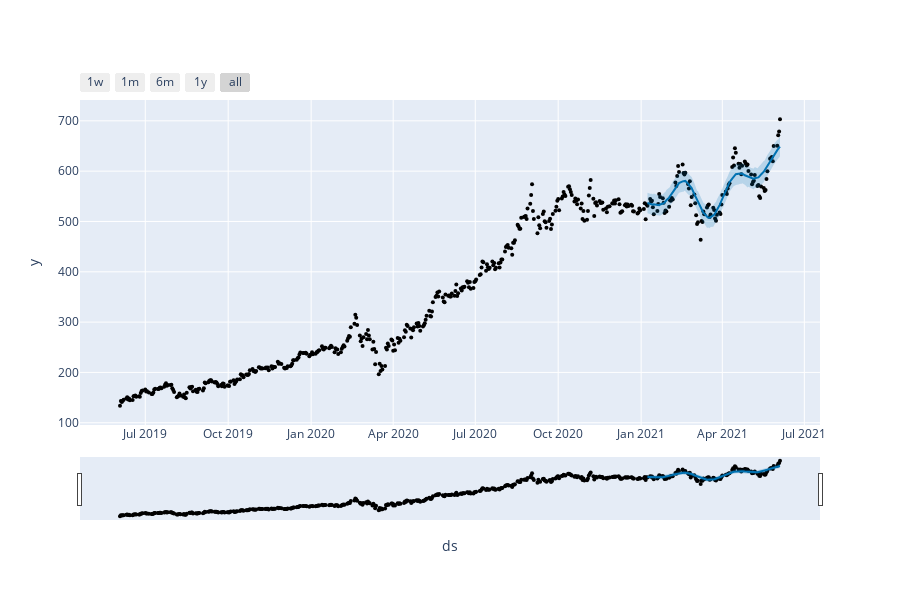

Write notebook code for a chart like this one.
### Code cell
# A better plot than the simple matplotlib
plot_plotly(fbp, forecast)
